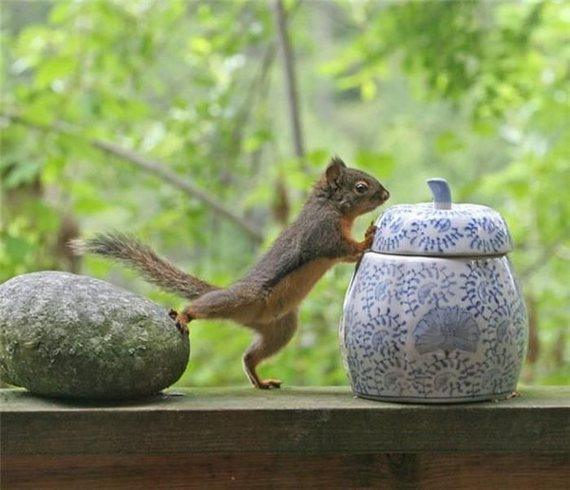
#> input picture 27082019/skimage/ardilla.jpg, 570 x 490 px
$ python 000600.py   (Python 2 division)   (older library calls are emulated)
#> lines starting #> are read from the running program, lines starting #| are printed output that depends on the picture; long printed decimals are rounded
import numpy as np
from scipy.misc import imread, imsave, imresize
import matplotlib.pyplot as plt

img = imread('skimage/ardilla.jpg')    				# se lee a la foto de la carpeta skimage
#> img is the input picture: shape (490, 570, 3); mean R, G, B 131.2, 143.6, 98.2
print (img.dtype,img.shape)							# se imprimen las caracteristicas de la foto como el tipo y dimensiones
#| uint8 (490, 570, 3)
plt.imshow(img)										# se llama a la foto
plt.show()											# y se imprime
plt.imshow(img[::-1])								# con el -1 se invierte el eje y invirtiendo la imagen
plt.show()
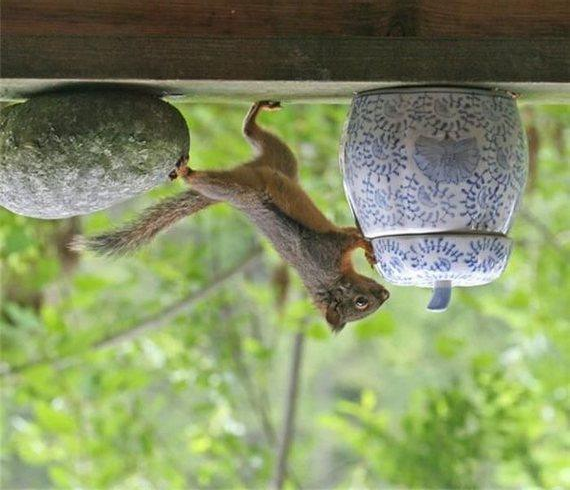
#> shown: shape (490, 570, 3); mean R, G, B 131.2, 143.6, 98.2
plt.imshow(img[:,::-1]) 							# se invierte el eje x, invirtiendo la imagen
plt.show()
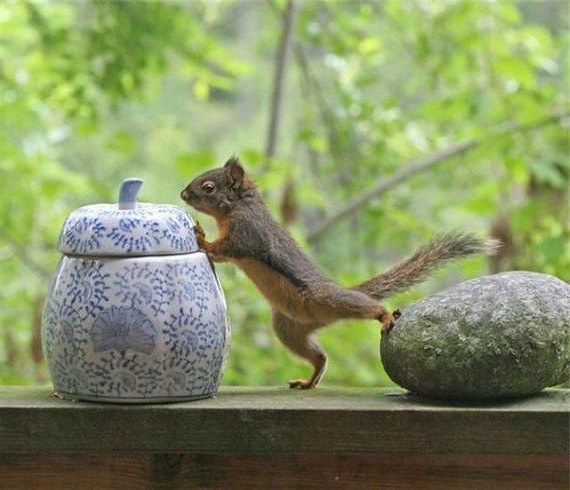
#> shown: shape (490, 570, 3); mean R, G, B 131.2, 143.6, 98.2
plt.imshow(img[150:250, 250:400])					# se toman solo puntos especificos para hacer zoom en la cabeza de la
plt.show() 											# ardilla
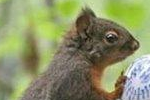
#> shown: shape (100, 150, 3); mean R, G, B 139.1, 144.9, 102.6
plt.imshow(img[::2,::2]) 							# se achican los ejes a la mitad
plt.show()
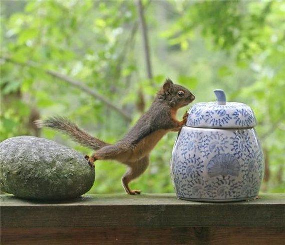
#> shown: shape (245, 285, 3); mean R, G, B 131.3, 143.7, 98.4
img_sin = np.sin(img)								# se imprime la matriz de la imagen con el fin de estudiarla con
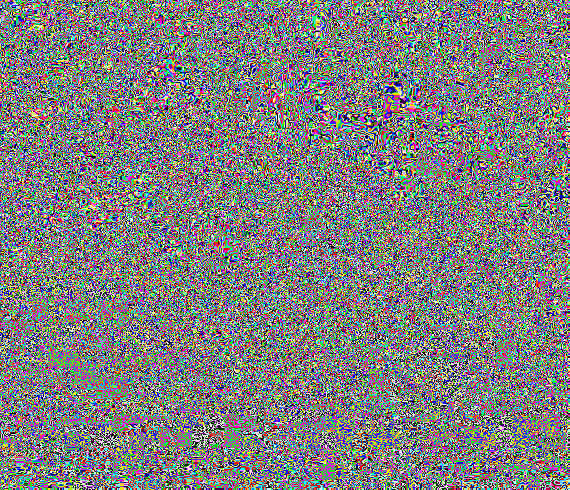
#> img_sin: shape (490, 570, 3) float16; mean R, G, B -0.00271, -0.00129, -0.000455; drawn with min black and max white
print img_sin										# con diferentes funciones
#> (printed output is left out)
print np.sum(img)									# suma del array
#| 104176442
print np.prod(img)									# el producto
#| 0
print np.mean(img)									#
#| 124.330
print np.std(img)									# desviacion estandar
#| 55.138
print np.var(img)									# varianza
#| 3040.225
print np.min(img)									# minimo
#| 0
print np.max(img)									# maximo
#| 255
print np.argmin(img)								# el indice del minimo
#| 315650
print np.argmax(img)								# indice del maximo
#| 1591
